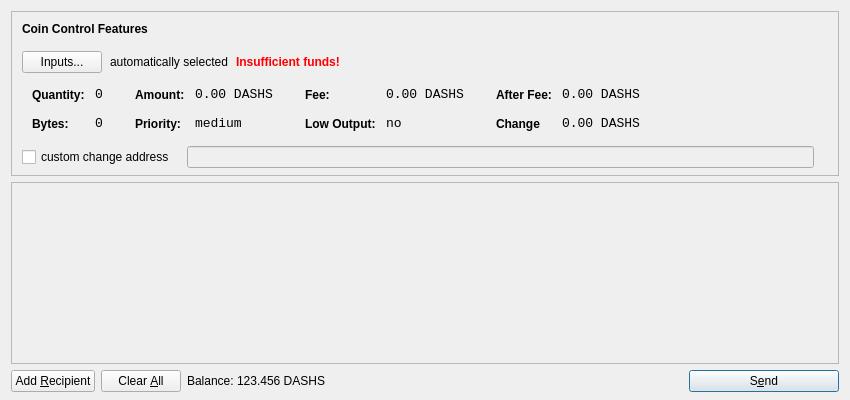
<?xml version="1.0" encoding="UTF-8"?>
<ui version="4.0">
 <class>SendCoinsDialog</class>
 <widget class="QDialog" name="SendCoinsDialog">
  <property name="geometry">
   <rect>
    <x>0</x>
    <y>0</y>
    <width>850</width>
    <height>400</height>
   </rect>
  </property>
  <property name="windowTitle">
   <string>Send Coins</string>
  </property>
  <property name="styleSheet">
   <string notr="true">background-image: url(:/images/dashs2);</string>
  </property>
  <layout class="QVBoxLayout" name="verticalLayout" stretch="0,1,0">
   <property name="bottomMargin">
    <number>8</number>
   </property>
   <item>
    <widget class="QFrame" name="frameCoinControl">
     <property name="sizePolicy">
      <sizepolicy hsizetype="Expanding" vsizetype="Expanding">
       <horstretch>0</horstretch>
       <verstretch>0</verstretch>
      </sizepolicy>
     </property>
     <property name="maximumSize">
      <size>
       <width>16777215</width>
       <height>16777215</height>
      </size>
     </property>
     <property name="frameShape">
      <enum>QFrame::StyledPanel</enum>
     </property>
     <property name="frameShadow">
      <enum>QFrame::Sunken</enum>
     </property>
     <layout class="QVBoxLayout" name="verticalLayoutCoinControl2">
      <property name="spacing">
       <number>6</number>
      </property>
      <property name="leftMargin">
       <number>0</number>
      </property>
      <property name="topMargin">
       <number>0</number>
      </property>
      <property name="rightMargin">
       <number>0</number>
      </property>
      <property name="bottomMargin">
       <number>6</number>
      </property>
      <item>
       <layout class="QVBoxLayout" name="verticalLayoutCoinControl" stretch="0,0,0,0,1">
        <property name="spacing">
         <number>0</number>
        </property>
        <property name="leftMargin">
         <number>10</number>
        </property>
        <property name="topMargin">
         <number>10</number>
        </property>
        <item>
         <layout class="QHBoxLayout" name="horizontalLayoutCoinControl1">
          <property name="bottomMargin">
           <number>15</number>
          </property>
          <item>
           <widget class="QLabel" name="labelCoinControlFeatures">
            <property name="sizePolicy">
             <sizepolicy hsizetype="Preferred" vsizetype="Maximum">
              <horstretch>0</horstretch>
              <verstretch>0</verstretch>
             </sizepolicy>
            </property>
            <property name="font">
             <font>
              <weight>75</weight>
              <bold>true</bold>
             </font>
            </property>
            <property name="styleSheet">
             <string notr="true">font-weight:bold;</string>
            </property>
            <property name="text">
             <string>Coin Control Features</string>
            </property>
           </widget>
          </item>
         </layout>
        </item>
        <item>
         <layout class="QHBoxLayout" name="horizontalLayoutCoinControl2" stretch="0,0,0,0">
          <property name="spacing">
           <number>8</number>
          </property>
          <property name="bottomMargin">
           <number>10</number>
          </property>
          <item>
           <widget class="QPushButton" name="pushButtonCoinControl">
            <property name="styleSheet">
             <string notr="true"/>
            </property>
            <property name="text">
             <string>Inputs...</string>
            </property>
           </widget>
          </item>
          <item>
           <widget class="QLabel" name="labelCoinControlAutomaticallySelected">
            <property name="text">
             <string>automatically selected</string>
            </property>
            <property name="margin">
             <number>5</number>
            </property>
           </widget>
          </item>
          <item>
           <widget class="QLabel" name="labelCoinControlInsuffFunds">
            <property name="font">
             <font>
              <weight>75</weight>
              <bold>true</bold>
             </font>
            </property>
            <property name="styleSheet">
             <string notr="true">color:red;font-weight:bold;</string>
            </property>
            <property name="text">
             <string>Insufficient funds!</string>
            </property>
            <property name="margin">
             <number>5</number>
            </property>
           </widget>
          </item>
          <item>
           <spacer name="horizontalSpacerCoinControl">
            <property name="orientation">
             <enum>Qt::Horizontal</enum>
            </property>
            <property name="sizeHint" stdset="0">
             <size>
              <width>40</width>
              <height>1</height>
             </size>
            </property>
           </spacer>
          </item>
         </layout>
        </item>
        <item>
         <widget class="QWidget" name="widgetCoinControl" native="true">
          <property name="sizePolicy">
           <sizepolicy hsizetype="Preferred" vsizetype="Preferred">
            <horstretch>0</horstretch>
            <verstretch>0</verstretch>
           </sizepolicy>
          </property>
          <property name="minimumSize">
           <size>
            <width>0</width>
            <height>0</height>
           </size>
          </property>
          <property name="styleSheet">
           <string notr="true"/>
          </property>
          <layout class="QHBoxLayout" name="horizontalLayoutCoinControl5">
           <property name="leftMargin">
            <number>0</number>
           </property>
           <property name="topMargin">
            <number>0</number>
           </property>
           <property name="rightMargin">
            <number>0</number>
           </property>
           <property name="bottomMargin">
            <number>0</number>
           </property>
           <item>
            <layout class="QHBoxLayout" name="horizontalLayoutCoinControl3" stretch="0,0,0,1">
             <property name="spacing">
              <number>20</number>
             </property>
             <property name="topMargin">
              <number>0</number>
             </property>
             <property name="bottomMargin">
              <number>10</number>
             </property>
             <item>
              <layout class="QFormLayout" name="formLayoutCoinControl1">
               <property name="horizontalSpacing">
                <number>10</number>
               </property>
               <property name="verticalSpacing">
                <number>14</number>
               </property>
               <property name="leftMargin">
                <number>10</number>
               </property>
               <property name="topMargin">
                <number>4</number>
               </property>
               <property name="rightMargin">
                <number>6</number>
               </property>
               <item row="0" column="0">
                <widget class="QLabel" name="labelCoinControlQuantityText">
                 <property name="styleSheet">
                  <string notr="true">font-weight:bold;</string>
                 </property>
                 <property name="text">
                  <string>Quantity:</string>
                 </property>
                 <property name="margin">
                  <number>0</number>
                 </property>
                </widget>
               </item>
               <item row="0" column="1">
                <widget class="QLabel" name="labelCoinControlQuantity">
                 <property name="font">
                  <font>
                   <family>Monospace</family>
                   <pointsize>10</pointsize>
                  </font>
                 </property>
                 <property name="cursor">
                  <cursorShape>IBeamCursor</cursorShape>
                 </property>
                 <property name="contextMenuPolicy">
                  <enum>Qt::ActionsContextMenu</enum>
                 </property>
                 <property name="text">
                  <string>0</string>
                 </property>
                 <property name="margin">
                  <number>0</number>
                 </property>
                 <property name="textInteractionFlags">
                  <set>Qt::LinksAccessibleByMouse|Qt::TextSelectableByKeyboard|Qt::TextSelectableByMouse</set>
                 </property>
                </widget>
               </item>
               <item row="1" column="0">
                <widget class="QLabel" name="labelCoinControlBytesText">
                 <property name="styleSheet">
                  <string notr="true">font-weight:bold;</string>
                 </property>
                 <property name="text">
                  <string>Bytes:</string>
                 </property>
                </widget>
               </item>
               <item row="1" column="1">
                <widget class="QLabel" name="labelCoinControlBytes">
                 <property name="font">
                  <font>
                   <family>Monospace</family>
                   <pointsize>10</pointsize>
                  </font>
                 </property>
                 <property name="cursor">
                  <cursorShape>IBeamCursor</cursorShape>
                 </property>
                 <property name="contextMenuPolicy">
                  <enum>Qt::ActionsContextMenu</enum>
                 </property>
                 <property name="text">
                  <string>0</string>
                 </property>
                 <property name="textInteractionFlags">
                  <set>Qt::LinksAccessibleByMouse|Qt::TextSelectableByKeyboard|Qt::TextSelectableByMouse</set>
                 </property>
                </widget>
               </item>
              </layout>
             </item>
             <item>
              <layout class="QFormLayout" name="formLayoutCoinControl2">
               <property name="horizontalSpacing">
                <number>10</number>
               </property>
               <property name="verticalSpacing">
                <number>14</number>
               </property>
               <property name="leftMargin">
                <number>6</number>
               </property>
               <property name="topMargin">
                <number>4</number>
               </property>
               <property name="rightMargin">
                <number>6</number>
               </property>
               <item row="0" column="0">
                <widget class="QLabel" name="labelCoinControlAmountText">
                 <property name="styleSheet">
                  <string notr="true">font-weight:bold;</string>
                 </property>
                 <property name="text">
                  <string>Amount:</string>
                 </property>
                 <property name="margin">
                  <number>0</number>
                 </property>
                </widget>
               </item>
               <item row="0" column="1">
                <widget class="QLabel" name="labelCoinControlAmount">
                 <property name="font">
                  <font>
                   <family>Monospace</family>
                   <pointsize>10</pointsize>
                  </font>
                 </property>
                 <property name="cursor">
                  <cursorShape>IBeamCursor</cursorShape>
                 </property>
                 <property name="contextMenuPolicy">
                  <enum>Qt::ActionsContextMenu</enum>
                 </property>
                 <property name="text">
                  <string>0.00 DASHS</string>
                 </property>
                 <property name="textInteractionFlags">
                  <set>Qt::LinksAccessibleByMouse|Qt::TextSelectableByKeyboard|Qt::TextSelectableByMouse</set>
                 </property>
                </widget>
               </item>
               <item row="1" column="0">
                <widget class="QLabel" name="labelCoinControlPriorityText">
                 <property name="styleSheet">
                  <string notr="true">font-weight:bold;</string>
                 </property>
                 <property name="text">
                  <string>Priority:</string>
                 </property>
                </widget>
               </item>
               <item row="1" column="1">
                <widget class="QLabel" name="labelCoinControlPriority">
                 <property name="font">
                  <font>
                   <family>Monospace</family>
                   <pointsize>10</pointsize>
                  </font>
                 </property>
                 <property name="cursor">
                  <cursorShape>IBeamCursor</cursorShape>
                 </property>
                 <property name="contextMenuPolicy">
                  <enum>Qt::ActionsContextMenu</enum>
                 </property>
                 <property name="text">
                  <string>medium</string>
                 </property>
                 <property name="textInteractionFlags">
                  <set>Qt::LinksAccessibleByMouse|Qt::TextSelectableByKeyboard|Qt::TextSelectableByMouse</set>
                 </property>
                </widget>
               </item>
              </layout>
             </item>
             <item>
              <layout class="QFormLayout" name="formLayoutCoinControl3">
               <property name="horizontalSpacing">
                <number>10</number>
               </property>
               <property name="verticalSpacing">
                <number>14</number>
               </property>
               <property name="leftMargin">
                <number>6</number>
               </property>
               <property name="topMargin">
                <number>4</number>
               </property>
               <property name="rightMargin">
                <number>6</number>
               </property>
               <item row="0" column="0">
                <widget class="QLabel" name="labelCoinControlFeeText">
                 <property name="styleSheet">
                  <string notr="true">font-weight:bold;</string>
                 </property>
                 <property name="text">
                  <string>Fee:</string>
                 </property>
                 <property name="margin">
                  <number>0</number>
                 </property>
                </widget>
               </item>
               <item row="0" column="1">
                <widget class="QLabel" name="labelCoinControlFee">
                 <property name="font">
                  <font>
                   <family>Monospace</family>
                   <pointsize>10</pointsize>
                  </font>
                 </property>
                 <property name="cursor">
                  <cursorShape>IBeamCursor</cursorShape>
                 </property>
                 <property name="contextMenuPolicy">
                  <enum>Qt::ActionsContextMenu</enum>
                 </property>
                 <property name="text">
                  <string>0.00 DASHS</string>
                 </property>
                 <property name="textInteractionFlags">
                  <set>Qt::LinksAccessibleByMouse|Qt::TextSelectableByKeyboard|Qt::TextSelectableByMouse</set>
                 </property>
                </widget>
               </item>
               <item row="1" column="0">
                <widget class="QLabel" name="labelCoinControlLowOutputText">
                 <property name="styleSheet">
                  <string notr="true">font-weight:bold;</string>
                 </property>
                 <property name="text">
                  <string>Low Output:</string>
                 </property>
                </widget>
               </item>
               <item row="1" column="1">
                <widget class="QLabel" name="labelCoinControlLowOutput">
                 <property name="font">
                  <font>
                   <family>Monospace</family>
                   <pointsize>10</pointsize>
                  </font>
                 </property>
                 <property name="cursor">
                  <cursorShape>IBeamCursor</cursorShape>
                 </property>
                 <property name="contextMenuPolicy">
                  <enum>Qt::ActionsContextMenu</enum>
                 </property>
                 <property name="text">
                  <string>no</string>
                 </property>
                 <property name="textInteractionFlags">
                  <set>Qt::LinksAccessibleByMouse|Qt::TextSelectableByKeyboard|Qt::TextSelectableByMouse</set>
                 </property>
                </widget>
               </item>
              </layout>
             </item>
             <item>
              <layout class="QFormLayout" name="formLayoutCoinControl4">
               <property name="horizontalSpacing">
                <number>10</number>
               </property>
               <property name="verticalSpacing">
                <number>14</number>
               </property>
               <property name="leftMargin">
                <number>6</number>
               </property>
               <property name="topMargin">
                <number>4</number>
               </property>
               <property name="rightMargin">
                <number>6</number>
               </property>
               <item row="0" column="0">
                <widget class="QLabel" name="labelCoinControlAfterFeeText">
                 <property name="styleSheet">
                  <string notr="true">font-weight:bold;</string>
                 </property>
                 <property name="text">
                  <string>After Fee:</string>
                 </property>
                 <property name="margin">
                  <number>0</number>
                 </property>
                </widget>
               </item>
               <item row="0" column="1">
                <widget class="QLabel" name="labelCoinControlAfterFee">
                 <property name="font">
                  <font>
                   <family>Monospace</family>
                   <pointsize>10</pointsize>
                  </font>
                 </property>
                 <property name="cursor">
                  <cursorShape>IBeamCursor</cursorShape>
                 </property>
                 <property name="contextMenuPolicy">
                  <enum>Qt::ActionsContextMenu</enum>
                 </property>
                 <property name="text">
                  <string>0.00 DASHS</string>
                 </property>
                 <property name="textInteractionFlags">
                  <set>Qt::LinksAccessibleByMouse|Qt::TextSelectableByKeyboard|Qt::TextSelectableByMouse</set>
                 </property>
                </widget>
               </item>
               <item row="1" column="0">
                <widget class="QLabel" name="labelCoinControlChangeText">
                 <property name="styleSheet">
                  <string notr="true">font-weight:bold;</string>
                 </property>
                 <property name="text">
                  <string>Change</string>
                 </property>
                </widget>
               </item>
               <item row="1" column="1">
                <widget class="QLabel" name="labelCoinControlChange">
                 <property name="font">
                  <font>
                   <family>Monospace</family>
                   <pointsize>10</pointsize>
                  </font>
                 </property>
                 <property name="cursor">
                  <cursorShape>IBeamCursor</cursorShape>
                 </property>
                 <property name="contextMenuPolicy">
                  <enum>Qt::ActionsContextMenu</enum>
                 </property>
                 <property name="text">
                  <string>0.00 DASHS</string>
                 </property>
                 <property name="textInteractionFlags">
                  <set>Qt::LinksAccessibleByMouse|Qt::TextSelectableByKeyboard|Qt::TextSelectableByMouse</set>
                 </property>
                </widget>
               </item>
              </layout>
             </item>
            </layout>
           </item>
          </layout>
         </widget>
        </item>
        <item>
         <layout class="QHBoxLayout" name="horizontalLayoutCoinControl4" stretch="0,0,0">
          <property name="spacing">
           <number>12</number>
          </property>
          <property name="sizeConstraint">
           <enum>QLayout::SetDefaultConstraint</enum>
          </property>
          <property name="topMargin">
           <number>5</number>
          </property>
          <property name="rightMargin">
           <number>5</number>
          </property>
          <item>
           <widget class="QCheckBox" name="checkBoxCoinControlChange">
            <property name="text">
             <string>custom change address</string>
            </property>
           </widget>
          </item>
          <item>
           <widget class="QLineEdit" name="lineEditCoinControlChange">
            <property name="enabled">
             <bool>false</bool>
            </property>
            <property name="sizePolicy">
             <sizepolicy hsizetype="Expanding" vsizetype="Fixed">
              <horstretch>0</horstretch>
              <verstretch>0</verstretch>
             </sizepolicy>
            </property>
           </widget>
          </item>
          <item>
           <widget class="QLabel" name="labelCoinControlChangeLabel">
            <property name="sizePolicy">
             <sizepolicy hsizetype="Preferred" vsizetype="Expanding">
              <horstretch>0</horstretch>
              <verstretch>0</verstretch>
             </sizepolicy>
            </property>
            <property name="minimumSize">
             <size>
              <width>0</width>
              <height>0</height>
             </size>
            </property>
            <property name="text">
             <string/>
            </property>
            <property name="margin">
             <number>3</number>
            </property>
           </widget>
          </item>
         </layout>
        </item>
        <item>
         <spacer name="verticalSpacerCoinControl">
          <property name="orientation">
           <enum>Qt::Vertical</enum>
          </property>
          <property name="sizeHint" stdset="0">
           <size>
            <width>800</width>
            <height>1</height>
           </size>
          </property>
         </spacer>
        </item>
       </layout>
      </item>
     </layout>
    </widget>
   </item>
   <item>
    <widget class="QScrollArea" name="scrollArea">
     <property name="widgetResizable">
      <bool>true</bool>
     </property>
     <widget class="QWidget" name="scrollAreaWidgetContents">
      <property name="geometry">
       <rect>
        <x>0</x>
        <y>0</y>
        <width>830</width>
        <height>172</height>
       </rect>
      </property>
      <layout class="QVBoxLayout" name="verticalLayout_2">
       <property name="leftMargin">
        <number>0</number>
       </property>
       <property name="topMargin">
        <number>0</number>
       </property>
       <property name="rightMargin">
        <number>0</number>
       </property>
       <property name="bottomMargin">
        <number>0</number>
       </property>
       <item>
        <layout class="QVBoxLayout" name="entries">
         <property name="spacing">
          <number>6</number>
         </property>
        </layout>
       </item>
       <item>
        <spacer name="verticalSpacer">
         <property name="orientation">
          <enum>Qt::Vertical</enum>
         </property>
         <property name="sizeHint" stdset="0">
          <size>
           <width>20</width>
           <height>40</height>
          </size>
         </property>
        </spacer>
       </item>
      </layout>
     </widget>
    </widget>
   </item>
   <item>
    <layout class="QHBoxLayout" name="horizontalLayout">
     <item>
      <widget class="QPushButton" name="addButton">
       <property name="toolTip">
        <string>Send to multiple recipients at once</string>
       </property>
       <property name="text">
        <string>Add &amp;Recipient</string>
       </property>
       <property name="icon">
        <iconset resource="../bitcoin.qrc">
         <normaloff>:/icons/add</normaloff>:/icons/add</iconset>
       </property>
       <property name="autoDefault">
        <bool>false</bool>
       </property>
      </widget>
     </item>
     <item>
      <widget class="QPushButton" name="clearButton">
       <property name="sizePolicy">
        <sizepolicy hsizetype="Minimum" vsizetype="Fixed">
         <horstretch>0</horstretch>
         <verstretch>0</verstretch>
        </sizepolicy>
       </property>
       <property name="toolTip">
        <string>Remove all transaction fields</string>
       </property>
       <property name="text">
        <string>Clear &amp;All</string>
       </property>
       <property name="icon">
        <iconset resource="../bitcoin.qrc">
         <normaloff>:/icons/remove</normaloff>:/icons/remove</iconset>
       </property>
       <property name="autoRepeatDelay">
        <number>300</number>
       </property>
       <property name="autoDefault">
        <bool>false</bool>
       </property>
      </widget>
     </item>
     <item>
      <layout class="QHBoxLayout" name="horizontalLayout_2">
       <property name="spacing">
        <number>3</number>
       </property>
       <item>
        <widget class="QLabel" name="label">
         <property name="sizePolicy">
          <sizepolicy hsizetype="Preferred" vsizetype="Fixed">
           <horstretch>0</horstretch>
           <verstretch>0</verstretch>
          </sizepolicy>
         </property>
         <property name="text">
          <string>Balance:</string>
         </property>
        </widget>
       </item>
       <item>
        <widget class="QLabel" name="labelBalance">
         <property name="sizePolicy">
          <sizepolicy hsizetype="Preferred" vsizetype="Fixed">
           <horstretch>0</horstretch>
           <verstretch>0</verstretch>
          </sizepolicy>
         </property>
         <property name="cursor">
          <cursorShape>IBeamCursor</cursorShape>
         </property>
         <property name="text">
          <string>123.456 DASHS</string>
         </property>
         <property name="textInteractionFlags">
          <set>Qt::LinksAccessibleByMouse|Qt::TextSelectableByKeyboard|Qt::TextSelectableByMouse</set>
         </property>
        </widget>
       </item>
      </layout>
     </item>
     <item>
      <spacer name="horizontalSpacer">
       <property name="orientation">
        <enum>Qt::Horizontal</enum>
       </property>
       <property name="sizeHint" stdset="0">
        <size>
         <width>40</width>
         <height>20</height>
        </size>
       </property>
      </spacer>
     </item>
     <item>
      <widget class="QPushButton" name="sendButton">
       <property name="minimumSize">
        <size>
         <width>150</width>
         <height>0</height>
        </size>
       </property>
       <property name="toolTip">
        <string>Confirm the send action</string>
       </property>
       <property name="text">
        <string>S&amp;end</string>
       </property>
       <property name="icon">
        <iconset resource="../bitcoin.qrc">
         <normaloff>:/icons/send</normaloff>:/icons/send</iconset>
       </property>
       <property name="default">
        <bool>true</bool>
       </property>
      </widget>
     </item>
    </layout>
   </item>
  </layout>
 </widget>
 <resources>
  <include location="../bitcoin.qrc"/>
 </resources>
 <connections/>
</ui>
